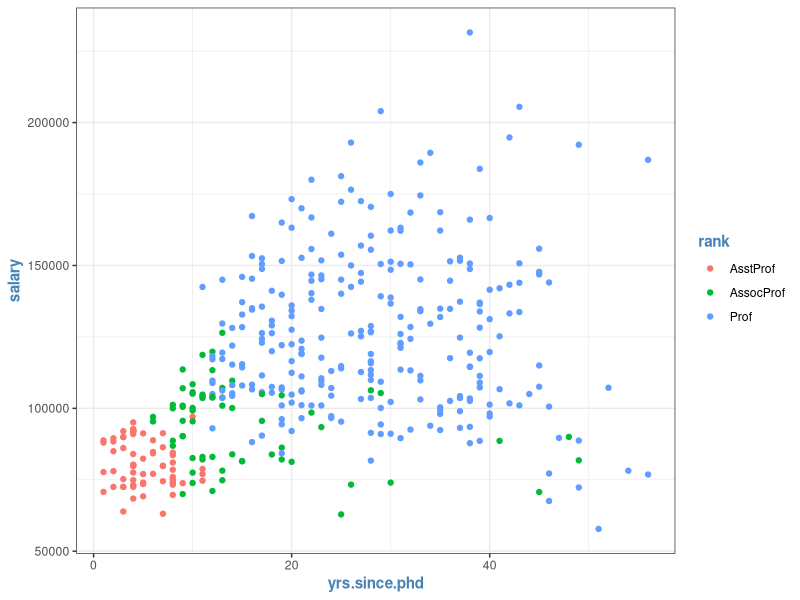
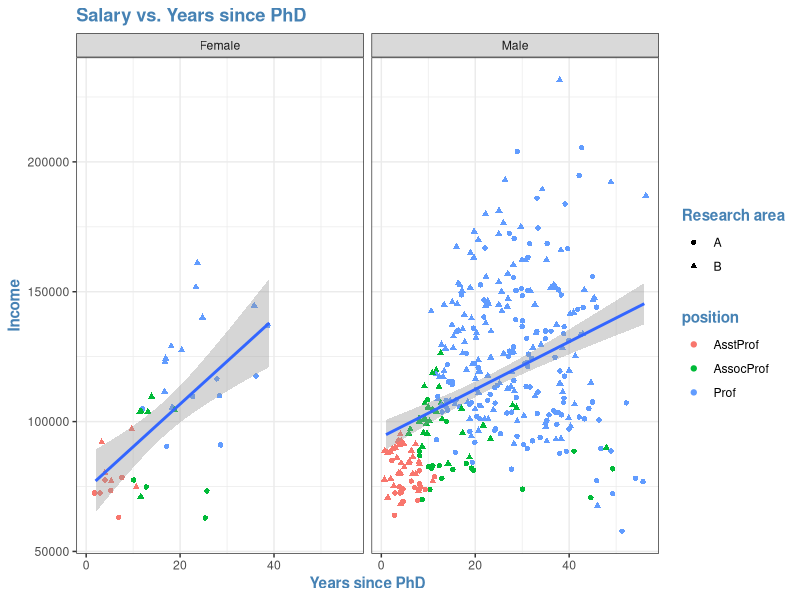

Write R code to recreate these figures, in order. (Note: this script raises an error after producing the figures.)
install.packages("car")
library(car)
library(tidyverse)


theme_set(theme_bw()+theme(title=element_text(color = "steelblue",face="bold")))


head(Salaries)

Salaries %>% 
  ggplot(aes(x= yrs.since.phd,
             y=salary,color=rank))+
  geom_point()

#make shape = discipline
# change geom_point to geom_jitter
# add linear model by sex
# facet by sex
# add axis and legend labels


Salaries %>% 
  ggplot(aes(x= yrs.since.phd,
             y=salary))+
  geom_jitter(aes(color=rank, shape=discipline))+
  geom_smooth(method=lm)+
  facet_wrap(~sex)+
  labs(title="Salary vs. Years since PhD",
       x="Years since PhD",
       y="Income",
       color="position",
       shape="Research area")
 



#boxplot

Salaries %>% 
  filter(salary<150000) %>% 
  ggplot(aes(x=rank,y=salary, fill=sex))+
  geom_boxplot()+
  labs(
    title="Faculty salary by rank and gender",
    x=rank,
    y="",
    fill="Gender",
    )

#boxplot with tic and tics lebels

Salaries %>% 
  filter(salary<150000) %>% 
  ggplot(aes(x=rank,y=salary, fill=sex))+
  geom_boxplot(alpha=0.4)+
  scale_x_discrete(breaks=c("AsstProf","AssocProf","Prof"),labels=c("Asistant\nProfessor","Associate\nProfessor","Professor"))+
  scale_y_continuous(breaks=c(50000,100000,150000,200000),labels=c("$50000","$100000","$150000","$200000"))+
  labs(
    title="Faculty salary by rank and gender",
    x=rank,
    y="",
    fill="Gender",
  )+
  theme(legend.position = c(0.11,0.78))



theme_set(theme_bw()+theme(title=element_text(color = "steelblue"),face="bold"))


Salaries %>% 
  mutate(discipline=factor(discipline,
                          levels=c("A","B"),
                          labels=c("Agriculture","Biology"))) %>%
  ggplot(aes(yrs.since.phd,salary))+
  geom_point(aes(color=rank), alpha=0.5)+
  geom_smooth()+
  facet_grid(sex~discipline)+ #names of ordinates, here sex is row and discpline is column
  labs(title="Salary vs. Years since PhD",
       x="Years since PhD",
       y="Salary")




mpg %>% 
  mutate(drv=factor(drv,levels=c("4","f","r"),
                        labels=c("4 Wheel","Front","Rare"))) %>%
  ggplot(aes(x=cty,fill=drv)) + 
  geom_density(alpha=0.3) +
  theme_bw()+labs(fill="Wheel type")

ggsave("mpg plot.png",
       width = 10, height = 7, units = "cm",dpi = 1200)





mtcars %>% 
  ggplot(aes(x=wt,y=mpg,color=factor(gear)))+
  geom_point(size=3,alpha=0.2)+
  labs(title="sdf",x="sd",y="dfsf")+
  theme_bw()+
  theme(plot.title = element_text(size=18,face = "bold", color="steelblue",hjust = 0.5),
        axis.text = element_text(size=18,face = "bold", color="grey"),
        axis.title = element_text(size=18,face = "bold", color="red"),
        legend.position = c(0.9,0.8))+
  annotate("text",x=4,y=30,
          label="Notice the difference \n between cars with ",
          color="black",
          size=4)+
  geom_segment(x=4.5,y=27,xend=5,yend=17, arrow=arrow(length = unit(0.5,"cm")),
               color="darkred",size=1.5)+
  geom_segment(x=4.5,y=27,xend=2,yend=27, arrow=arrow(length = unit(0.5,"cm")),
               color="darkred",size=1.5)


    
